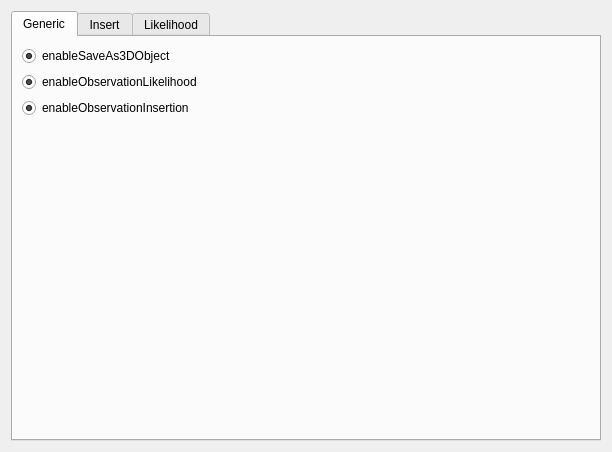
<?xml version="1.0" encoding="UTF-8"?>
<ui version="4.0">
 <class>CBeaconConfig</class>
 <widget class="QWidget" name="CBeaconConfig">
  <property name="geometry">
   <rect>
    <x>0</x>
    <y>0</y>
    <width>612</width>
    <height>452</height>
   </rect>
  </property>
  <property name="windowTitle">
   <string>Form</string>
  </property>
  <layout class="QHBoxLayout" name="horizontalLayout_6">
   <item>
    <widget class="QTabWidget" name="tabWidget">
     <property name="currentIndex">
      <number>0</number>
     </property>
     <widget class="QWidget" name="generic">
      <attribute name="title">
       <string>Generic</string>
      </attribute>
      <layout class="QVBoxLayout" name="verticalLayout_3">
       <item>
        <widget class="QRadioButton" name="enableSaveAs3DObject">
         <property name="text">
          <string>enableSaveAs3DObject</string>
         </property>
         <property name="checked">
          <bool>true</bool>
         </property>
         <property name="autoExclusive">
          <bool>false</bool>
         </property>
        </widget>
       </item>
       <item>
        <widget class="QRadioButton" name="enableObservationLikelihood">
         <property name="text">
          <string>enableObservationLikelihood</string>
         </property>
         <property name="checked">
          <bool>true</bool>
         </property>
         <property name="autoExclusive">
          <bool>false</bool>
         </property>
        </widget>
       </item>
       <item>
        <widget class="QRadioButton" name="enableObservationInsertion">
         <property name="text">
          <string>enableObservationInsertion</string>
         </property>
         <property name="checked">
          <bool>true</bool>
         </property>
         <property name="autoExclusive">
          <bool>false</bool>
         </property>
        </widget>
       </item>
       <item>
        <spacer name="verticalSpacer_3">
         <property name="orientation">
          <enum>Qt::Vertical</enum>
         </property>
         <property name="sizeHint" stdset="0">
          <size>
           <width>20</width>
           <height>40</height>
          </size>
         </property>
        </spacer>
       </item>
      </layout>
     </widget>
     <widget class="QWidget" name="insert">
      <attribute name="title">
       <string>Insert</string>
      </attribute>
      <layout class="QVBoxLayout" name="verticalLayout">
       <item>
        <widget class="QRadioButton" name="insertAsMonteCarlo">
         <property name="text">
          <string>insertAsMonteCarlo</string>
         </property>
         <property name="checked">
          <bool>true</bool>
         </property>
         <property name="autoExclusive">
          <bool>false</bool>
         </property>
        </widget>
       </item>
       <item>
        <layout class="QHBoxLayout" name="horizontalLayout">
         <item>
          <widget class="QDoubleSpinBox" name="maxElevation_deg"/>
         </item>
         <item>
          <widget class="QLabel" name="label">
           <property name="text">
            <string>maxElevation_deg</string>
           </property>
          </widget>
         </item>
         <item>
          <spacer name="horizontalSpacer">
           <property name="orientation">
            <enum>Qt::Horizontal</enum>
           </property>
           <property name="sizeHint" stdset="0">
            <size>
             <width>40</width>
             <height>20</height>
            </size>
           </property>
          </spacer>
         </item>
        </layout>
       </item>
       <item>
        <layout class="QHBoxLayout" name="horizontalLayout_2">
         <item>
          <widget class="QDoubleSpinBox" name="minElevation_deg"/>
         </item>
         <item>
          <widget class="QLabel" name="label_2">
           <property name="text">
            <string>minElevation_deg</string>
           </property>
          </widget>
         </item>
         <item>
          <spacer name="horizontalSpacer_2">
           <property name="orientation">
            <enum>Qt::Horizontal</enum>
           </property>
           <property name="sizeHint" stdset="0">
            <size>
             <width>40</width>
             <height>20</height>
            </size>
           </property>
          </spacer>
         </item>
        </layout>
       </item>
       <item>
        <layout class="QHBoxLayout" name="horizontalLayout_3">
         <item>
          <widget class="QSpinBox" name="MC_numSamplesPerMeter"/>
         </item>
         <item>
          <widget class="QLabel" name="label_3">
           <property name="text">
            <string>MC_numSamplesPerMeter</string>
           </property>
          </widget>
         </item>
         <item>
          <spacer name="horizontalSpacer_3">
           <property name="orientation">
            <enum>Qt::Horizontal</enum>
           </property>
           <property name="sizeHint" stdset="0">
            <size>
             <width>40</width>
             <height>20</height>
            </size>
           </property>
          </spacer>
         </item>
        </layout>
       </item>
       <item>
        <layout class="QHBoxLayout" name="horizontalLayout_4">
         <item>
          <widget class="QDoubleSpinBox" name="MC_maxStdToGauss">
           <property name="value">
            <double>0.400000000000000</double>
           </property>
          </widget>
         </item>
         <item>
          <widget class="QLabel" name="label_4">
           <property name="text">
            <string>MC_maxStdToGauss</string>
           </property>
          </widget>
         </item>
         <item>
          <spacer name="horizontalSpacer_4">
           <property name="orientation">
            <enum>Qt::Horizontal</enum>
           </property>
           <property name="sizeHint" stdset="0">
            <size>
             <width>40</width>
             <height>20</height>
            </size>
           </property>
          </spacer>
         </item>
        </layout>
       </item>
       <item>
        <layout class="QHBoxLayout" name="horizontalLayout_5">
         <item>
          <widget class="QDoubleSpinBox" name="MC_thresholdNegligible">
           <property name="value">
            <double>5.000000000000000</double>
           </property>
          </widget>
         </item>
         <item>
          <widget class="QLabel" name="label_5">
           <property name="text">
            <string>MC_thresholdNegligible</string>
           </property>
          </widget>
         </item>
         <item>
          <spacer name="horizontalSpacer_5">
           <property name="orientation">
            <enum>Qt::Horizontal</enum>
           </property>
           <property name="sizeHint" stdset="0">
            <size>
             <width>40</width>
             <height>20</height>
            </size>
           </property>
          </spacer>
         </item>
        </layout>
       </item>
       <item>
        <widget class="QRadioButton" name="MC_performResampling">
         <property name="text">
          <string>MC_performResampling</string>
         </property>
         <property name="checked">
          <bool>false</bool>
         </property>
         <property name="autoExclusive">
          <bool>false</bool>
         </property>
        </widget>
       </item>
       <item>
        <layout class="QHBoxLayout" name="layoutAfterResamplingNoise">
         <item>
          <widget class="QDoubleSpinBox" name="MC_afterResamplingNoise"/>
         </item>
         <item>
          <widget class="QLabel" name="label_6">
           <property name="text">
            <string>MC_afterResamplingNoise</string>
           </property>
          </widget>
         </item>
         <item>
          <spacer name="horizontalSpacer_6">
           <property name="orientation">
            <enum>Qt::Horizontal</enum>
           </property>
           <property name="sizeHint" stdset="0">
            <size>
             <width>40</width>
             <height>20</height>
            </size>
           </property>
          </spacer>
         </item>
        </layout>
       </item>
       <item>
        <layout class="QHBoxLayout" name="horizontalLayout_7">
         <item>
          <widget class="QDoubleSpinBox" name="SOG_thresholdNegligible">
           <property name="value">
            <double>20.000000000000000</double>
           </property>
          </widget>
         </item>
         <item>
          <widget class="QLabel" name="label_7">
           <property name="text">
            <string>SOG_thresholdNegligible</string>
           </property>
          </widget>
         </item>
         <item>
          <spacer name="horizontalSpacer_7">
           <property name="orientation">
            <enum>Qt::Horizontal</enum>
           </property>
           <property name="sizeHint" stdset="0">
            <size>
             <width>40</width>
             <height>20</height>
            </size>
           </property>
          </spacer>
         </item>
        </layout>
       </item>
       <item>
        <layout class="QHBoxLayout" name="horizontalLayout_8">
         <item>
          <widget class="QDoubleSpinBox" name="SOG_maxDistBetweenGaussians"/>
         </item>
         <item>
          <widget class="QLabel" name="label_8">
           <property name="text">
            <string>SOG_maxDistBetweenGaussians</string>
           </property>
          </widget>
         </item>
         <item>
          <spacer name="horizontalSpacer_8">
           <property name="orientation">
            <enum>Qt::Horizontal</enum>
           </property>
           <property name="sizeHint" stdset="0">
            <size>
             <width>40</width>
             <height>20</height>
            </size>
           </property>
          </spacer>
         </item>
        </layout>
       </item>
       <item>
        <layout class="QHBoxLayout" name="horizontalLayout_9">
         <item>
          <widget class="QDoubleSpinBox" name="SOG_separationConstant"/>
         </item>
         <item>
          <widget class="QLabel" name="label_9">
           <property name="text">
            <string>SOG_separationConstant</string>
           </property>
          </widget>
         </item>
         <item>
          <spacer name="horizontalSpacer_9">
           <property name="orientation">
            <enum>Qt::Horizontal</enum>
           </property>
           <property name="sizeHint" stdset="0">
            <size>
             <width>40</width>
             <height>20</height>
            </size>
           </property>
          </spacer>
         </item>
        </layout>
       </item>
       <item>
        <spacer name="verticalSpacer">
         <property name="orientation">
          <enum>Qt::Vertical</enum>
         </property>
         <property name="sizeHint" stdset="0">
          <size>
           <width>20</width>
           <height>40</height>
          </size>
         </property>
        </spacer>
       </item>
      </layout>
     </widget>
     <widget class="QWidget" name="likelihood">
      <attribute name="title">
       <string>Likelihood</string>
      </attribute>
      <layout class="QVBoxLayout" name="verticalLayout_2">
       <item>
        <layout class="QHBoxLayout" name="horizontalLayout_10">
         <item>
          <widget class="QDoubleSpinBox" name="rangeStd"/>
         </item>
         <item>
          <widget class="QLabel" name="label_10">
           <property name="text">
            <string>rangeStd</string>
           </property>
          </widget>
         </item>
         <item>
          <spacer name="horizontalSpacer_10">
           <property name="orientation">
            <enum>Qt::Horizontal</enum>
           </property>
           <property name="sizeHint" stdset="0">
            <size>
             <width>40</width>
             <height>20</height>
            </size>
           </property>
          </spacer>
         </item>
        </layout>
       </item>
       <item>
        <spacer name="verticalSpacer_2">
         <property name="orientation">
          <enum>Qt::Vertical</enum>
         </property>
         <property name="sizeHint" stdset="0">
          <size>
           <width>20</width>
           <height>354</height>
          </size>
         </property>
        </spacer>
       </item>
      </layout>
     </widget>
    </widget>
   </item>
  </layout>
 </widget>
 <resources/>
 <connections/>
</ui>
